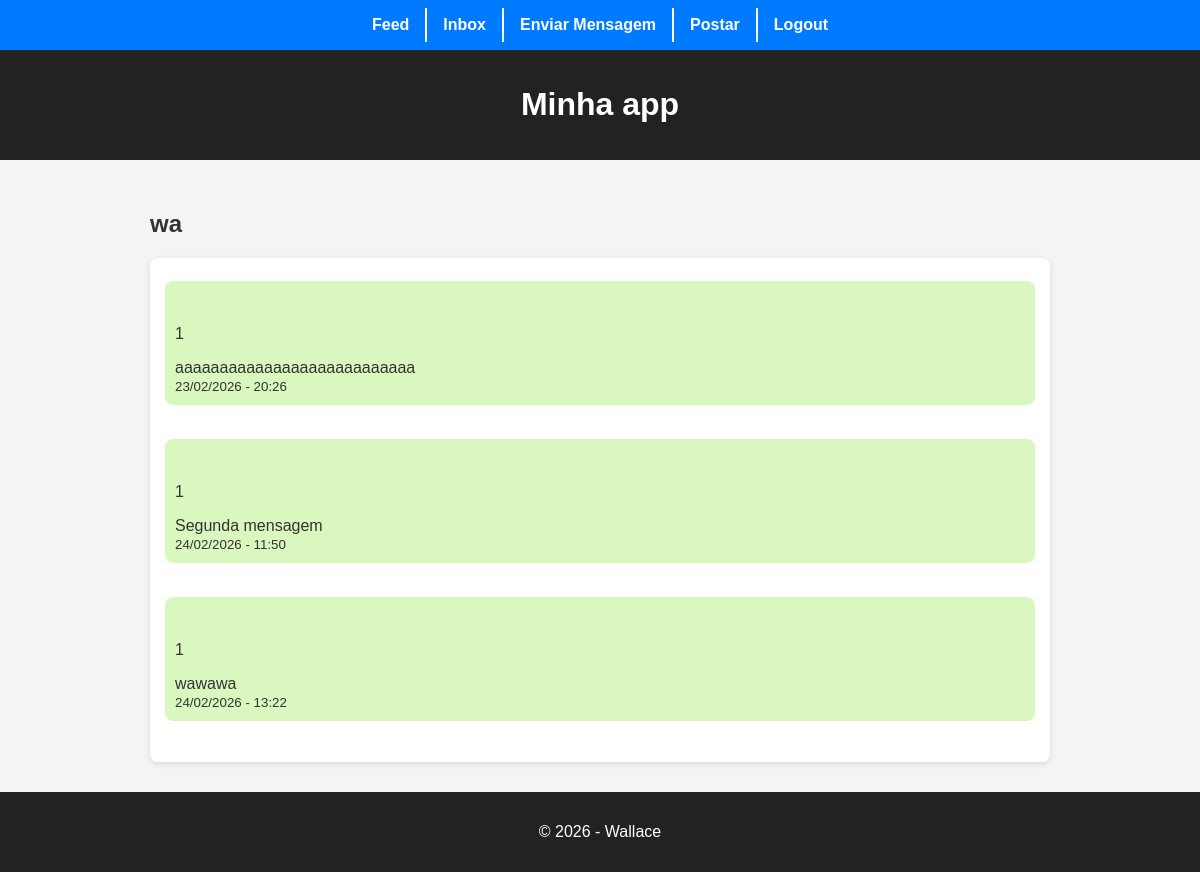
Page /conversa/1 (signed in) on the committed database.
### models.py (models this page shows, shortened)
class User(db.Model, UserMixin):
    __tablename__ = 'users' #boa prática para garantir bom entendimento da tabela
    id = db.Column(db.Integer, primary_key=True)
    email = db.Column(db.String(120), unique=True)
    username = db.Column(db.String(80), unique=True)
    password_hash = db.Column(db.String(128))
    @login_manager.user_loader #login_manager é a instancia que criamos em app.py
    def load_user(user_id): #Função para pegar o ID nos cookies e autenticar nosso usuario a cada requisicao
        return User.query.get(int(user_id)) #aqui ele pega o ID e pesquisa no banco de dados
    is_active = db.Column(db.Boolean(), default=True)
    email_verified_at = db.Column(db.DateTime)
    created_at = db.Column(db.DateTime(), nullable=False, default=datetime.now)
    updated_at = db.Column(db.DateTime(), onupdate=datetime.now)
    last_login = db.Column(db.DateTime())
    nome = db.Column(db.String(80))
    nascimento = db.Column(db.Date)
    telefone = db.Column(db.String(20), unique=True)
    endereco = db.relationship('Endereco', backref='user', uselist=False)
    postagens = db.relationship('Postagem', backref='autor')
    comentarios = db.relationship('Comentario', backref='autor')
    mensagem_enviada = db.relationship('Mensagem', foreign_keys=[Mensagem.remetente_id], back_populates='remetente')
    mensagem_recebida = db.relationship('Mensagem', foreign_keys=[Mensagem.destinatario_id], back_populates='destinatario')

class Mensagem(db.Model):
    __tablename__ = 'mensagens'
    id = db.Column(db.Integer, primary_key=True)
    conteudo = db.Column(db.Text, nullable=False)
    detalhes = db.Column(db.DateTime(), nullable=False, default=datetime.now)
    remetente_id = db.Column(db.Integer, db.ForeignKey('users.id'), nullable=False)
    destinatario_id = db.Column(db.Integer, db.ForeignKey('users.id'), nullable=False)
    remetente = db.relationship('User', foreign_keys=[remetente_id], back_populates='mensagem_enviada')
    destinatario = db.relationship('User', foreign_keys=[destinatario_id], back_populates='mensagem_recebida')

### messages/routes.py (the view)
@conversa_bp.route('/conversa/<int:id>', methods=['GET'])
@login_required
def conversa(id):
    eu = current_user.id
    mensagem_recebida = select(Mensagem).where(Mensagem.destinatario_id == eu, Mensagem.remetente_id == id)
    mensagem_enviada = select(Mensagem).where(Mensagem.remetente_id == eu, Mensagem.destinatario_id == id)
    mix = mensagem_enviada.union_all(mensagem_recebida).order_by(Mensagem.detalhes)
    conversas = db.session.execute(mix)
    user = db.session.execute(select(User.nome).where(User.id == id)).scalar()
    return render_template('conversas.html', conversa=conversas, quem=user, logado=eu, autenticado=current_user)

### templates/conversas.html (shortened to what this page needs)
{% extends "base.html" %}
{% block content %}
<h2>{{quem}}</h2>
<section class="inbox">
{% for c in conversa %}
    {% if c.destinatario_id == logado %}
        <article class="recebido"><br>
            <p>2</p>
    {% else %}
        <article class="enviado"><br>
            <p>1</p>
    {% endif %}
    <div class="mensagem">{{c.conteudo}}<br><small>{{c.detalhes.strftime("%d/%m/%Y - %H:%M")}}</small></div>
    </article><br>
{% endfor %}
</section>
{% endblock %}

### static/style.css (style rules this page uses)
body { margin: 0; font-family: Arial, sans-serif; background-color: #f4f4f4; color: #333; }
.inbox { background: #fff; border-radius: 8px; padding: 15px; box-shadow: 0 2px 6px rgba(0,0,0,0.1); }
.enviado { background: #d9f7be; border-radius: 8px; padding: 10px; margin: 8px 0; }

### rows in the picture
User: nome "wa"
Mensagem: shows "1", conteudo "aaaaaaaaaaaaaaaaaaaaaaaaaaa", detalhes "23/02/2026 - 20:26"
Mensagem: shows "1", conteudo "Segunda mensagem", detalhes "24/02/2026 - 11:50"
Mensagem: shows "1", conteudo "wawawa", detalhes "24/02/2026 - 13:22"
